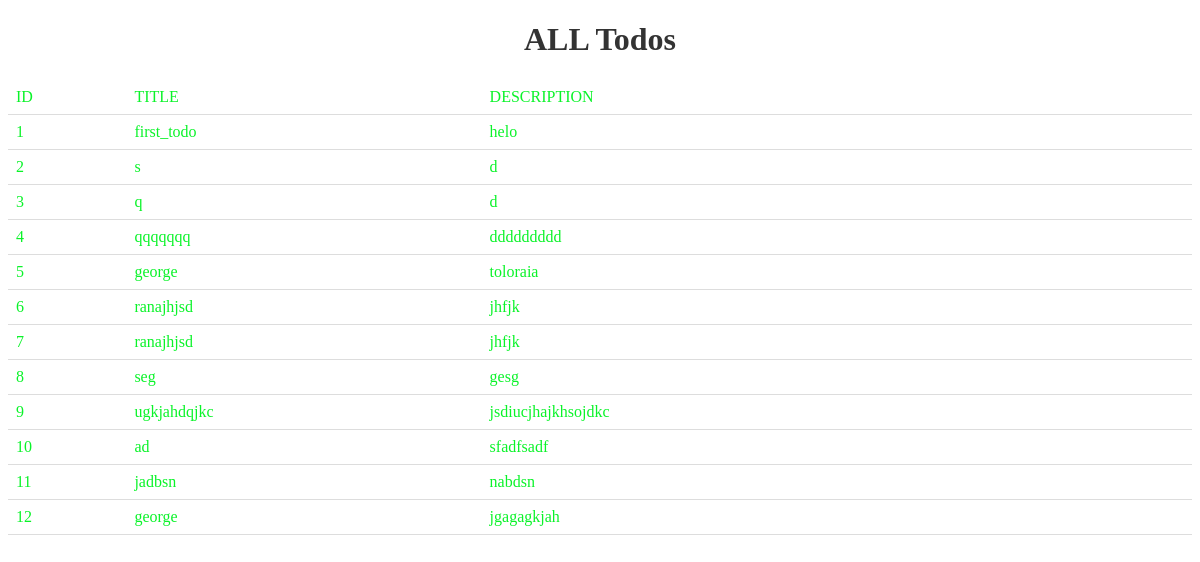
/todos/get_all_todos/, run on the app's committed database.
### todo/models.py (models this page shows, shortened)
class Todo(models.Model):
    title = models.CharField(max_length=200)
    description = models.TextField()
    completed = models.BooleanField(default=False)

### todo/views.py (the view)
# urls.py: path('todos/get_all_todos/', views.get_all_todos, name='get_all_todos'),
def get_all_todos(request):
    todos = Todo.objects.all()
    context = {
        'todos': todos
    }
    return render(request, 'get_all_todos.html', context)

### todo/templates/get_all_todos.html
<!DOCTYPE html>
<html>
    <head>
        {% load static%}
    <link href="{% static 'styles.css' %}" rel="stylesheet">
    </head>
    <body class="get_all_todos_2">
        <h1>ALL Todos</h1>
        <table class="class_styles">
            <tr class="class_styles th">
                <td class="class_styles td">ID</td>
                <td class="class_styles td">TITLE</td>
                <td class="class_styles td">DESCRIPTION</td>
            </tr>
        {% for todo in todos %}
            <tr class="class_styles th">
                <td class="class_styles td">{{todo.id }}</td>
                <td class="class_styles td">{{ todo.title }}</td>
                <td class="class_styles th">{{ todo.description }}</td>
            </tr>
        {% endfor %}
        </table>
    </body>
</html>

### todo/static/styles.css (style rules this page uses)
.class_styles { border-collapse: collapse; width: 100%; color:rgb(10, 243, 41); }
.class_styles td { border-bottom: 1px solid #ddd; padding: 8px; }
.class_styles td:first-child { width: 10%; }
.class_styles td:nth-child(2) { width: 30%; }
.class_styles td:nth-child(3) { width: 60%; }
h1 { color: #333; text-align: center; }
.get_all_todos_2 { background-image: url('https://cdn.pixabay.com/photo/2017/08/30/01/05/milky-way-2695569_1280.jpg'); }

### data on the page
Todo: id "1", title "first_todo", description "helo"
Todo: id "2", title "s", description "d"
Todo: id "3", title "q", description "d"
Todo: id "4", title "qqqqqqq", description "ddddddddd"
Todo: id "5", title "george", description "toloraia"
Todo: id "6", title "ranajhjsd", description "jhfjk"
Todo: id "7", title "ranajhjsd", description "jhfjk"
Todo: id "8", title "seg", description "gesg"
Todo: id "9", title "ugkjahdqjkc", description "jsdiucjhajkhsojdkc"
Todo: id "10", title "ad", description "sfadfsadf"
Todo: id "11", title "jadbsn", description "nabdsn"
Todo: id "12", title "george", description "jgagagkjah"
